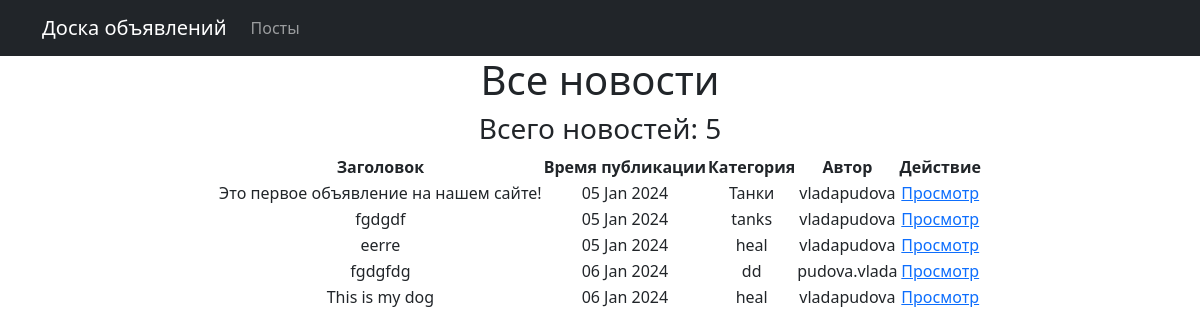
/posts/, run on the app's committed database.
### mainapp/models.py (models this page shows, shortened)
class Posts(models.Model):
    TYPE = (
        ('tanks', 'Танки'),
        ('heal', 'Хилы'),
        ('dd', 'ДД'),
        ('buyers', 'Торговцы'),
        ('gildemaster', 'Гилдмастеры'),
        ('quest', 'Квестгиверы'),
        ('smith', 'Кузнецы'),
        ('tanner', 'Кожевники'),
        ('potion', 'Зельевары'),
        ('spellmaster', 'Мастера заклинаний'),
    )
    author = models.ForeignKey(User, verbose_name='Автор', on_delete=models.CASCADE)
    title = models.CharField(verbose_name='Заголовок', max_length=64)
    content = RichTextUploadingField(verbose_name='Содержание')
    category = models.CharField(max_length=12, choices=TYPE, default='tanks', verbose_name='Категория')
    dateCreation = models.DateTimeField(auto_now_add=True, verbose_name='Дата создания')
    class Meta:
        verbose_name = 'Объявление'
        verbose_name_plural = 'Объявления'

### mainapp/views.py (the view)
# urls.py: path('', PostsList.as_view(), name='post_list'),
class PostsList(ListView):
    model = Posts
    ordering = 'dateCreation'
    template_name = 'posts.html'
    context_object_name = 'posts'

### templates/posts.html (shortened to what this page needs)
<!DOCTYPE html>
{% extends 'flatpages/default.html' %}
    {% block content %}
        <h1>Все новости</h1>
        <h3>Всего новостей: {{ posts|length }}</h3>
        {% if posts %}
            <table align="center">
                <tr>
                    <th>Заголовок</th>
                    <th>Время публикации</th>
                    <th>Категория</th>
                    <th>Автор</th>
                    <th>Действие</th>
                </tr>
                {% for post in posts %}
                <tr>
                    <td>{{ post.title }}</td>
                    <td>{{ post.dateCreation|date:'d M Y'}}</td>
                    <td>{{ post.category }}</td>
                    <td>{{ post.author }}</td>
                    <td>
                    <a href="{% url 'post_detail' pk=post.id %}"> Просмотр </a>
                    </td>
                {% endfor %}
        {% endif %}
    {% endblock content%}

### templates/flatpages/default.html (shortened to what this page needs)
<!DOCTYPE html>
<html lang="en">
    <head>
        {% load static %}
        <link href="{% static 'css/styles.css' %}" rel="stylesheet" />
    </head>
    <body>
        <nav class="navbar navbar-expand-lg navbar-dark bg-dark static-top">
           <div class="container">
               <a class="navbar-brand" href="#">Доска объявлений</a>
               <div class="collapse navbar-collapse" id="navbarResponsive">
                   <ul class="navbar-nav ml-auto">
                       <li class="nav-item">
                           <a class="nav-link" href="{% url 'post_list' %}">Посты</a>
                       </li>
                   </ul>
               </div>
           </div>
        </nav>
        <div class="container">
           <div class="row">
               <div class="col-lg-12 text-center">
                   {% block content %}{% endblock content %}
               </div>
           </div>
        </div>
    </body>
</html>

### data on the page
Posts: title "Это первое объявление на нашем сайте!", dateCreation "05 Jan 2024", category "Танки", author "vladapudova"
Posts: title "fgdgdf", dateCreation "05 Jan 2024", category "tanks", author "vladapudova"
Posts: title "eerre", dateCreation "05 Jan 2024", category "heal", author "vladapudova"
Posts: title "fgdgfdg", dateCreation "06 Jan 2024", category "dd", author "pudova.vlada"
Posts: title "This is my dog", dateCreation "06 Jan 2024", category "heal", author "vladapudova"

### other printed values
{{ posts|length }} "5"
